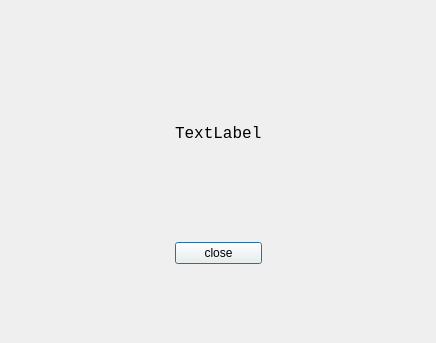
<?xml version="1.0" encoding="UTF-8"?>
<ui version="4.0">
 <class>RunIDDialog</class>
 <widget class="QDialog" name="RunIDDialog">
  <property name="geometry">
   <rect>
    <x>0</x>
    <y>0</y>
    <width>436</width>
    <height>343</height>
   </rect>
  </property>
  <property name="windowTitle">
   <string>RunId</string>
  </property>
  <property name="windowIcon">
   <iconset resource="images.qrc">
    <normaloff>:/icon1.jpg</normaloff>:/icon1.jpg</iconset>
  </property>
  <property name="styleSheet">
   <string notr="true">QDialog#RunIDDialog{
border-image: url(:/background7.jpg);
}

*{font: 12pt &quot;Courier New&quot;;}

QPushButton{background-color: rgba(255, 251, 240,50);}</string>
  </property>
  <layout class="QGridLayout" name="gridLayout">
   <item row="2" column="2">
    <widget class="QLabel" name="runIDLabel">
     <property name="font">
      <font>
       <family>Courier New</family>
       <pointsize>12</pointsize>
       <weight>50</weight>
       <italic>false</italic>
       <bold>false</bold>
      </font>
     </property>
     <property name="text">
      <string>TextLabel</string>
     </property>
    </widget>
   </item>
   <item row="0" column="2">
    <spacer name="verticalSpacer_3">
     <property name="orientation">
      <enum>Qt::Vertical</enum>
     </property>
     <property name="sizeHint" stdset="0">
      <size>
       <width>20</width>
       <height>40</height>
      </size>
     </property>
    </spacer>
   </item>
   <item row="2" column="0">
    <spacer name="horizontalSpacer_3">
     <property name="orientation">
      <enum>Qt::Horizontal</enum>
     </property>
     <property name="sizeHint" stdset="0">
      <size>
       <width>40</width>
       <height>20</height>
      </size>
     </property>
    </spacer>
   </item>
   <item row="4" column="2">
    <widget class="QPushButton" name="closeBtn">
     <property name="text">
      <string>close</string>
     </property>
    </widget>
   </item>
   <item row="3" column="2">
    <spacer name="verticalSpacer_5">
     <property name="orientation">
      <enum>Qt::Vertical</enum>
     </property>
     <property name="sizeHint" stdset="0">
      <size>
       <width>20</width>
       <height>40</height>
      </size>
     </property>
    </spacer>
   </item>
   <item row="2" column="3">
    <spacer name="verticalSpacer_2">
     <property name="orientation">
      <enum>Qt::Vertical</enum>
     </property>
     <property name="sizeHint" stdset="0">
      <size>
       <width>20</width>
       <height>40</height>
      </size>
     </property>
    </spacer>
   </item>
   <item row="2" column="4">
    <spacer name="horizontalSpacer_4">
     <property name="orientation">
      <enum>Qt::Horizontal</enum>
     </property>
     <property name="sizeHint" stdset="0">
      <size>
       <width>40</width>
       <height>20</height>
      </size>
     </property>
    </spacer>
   </item>
   <item row="2" column="1">
    <spacer name="verticalSpacer">
     <property name="orientation">
      <enum>Qt::Vertical</enum>
     </property>
     <property name="sizeHint" stdset="0">
      <size>
       <width>20</width>
       <height>40</height>
      </size>
     </property>
    </spacer>
   </item>
   <item row="1" column="2">
    <spacer name="horizontalSpacer_2">
     <property name="orientation">
      <enum>Qt::Horizontal</enum>
     </property>
     <property name="sizeHint" stdset="0">
      <size>
       <width>40</width>
       <height>20</height>
      </size>
     </property>
    </spacer>
   </item>
   <item row="4" column="3">
    <spacer name="horizontalSpacer_6">
     <property name="orientation">
      <enum>Qt::Horizontal</enum>
     </property>
     <property name="sizeHint" stdset="0">
      <size>
       <width>40</width>
       <height>20</height>
      </size>
     </property>
    </spacer>
   </item>
   <item row="4" column="1">
    <spacer name="horizontalSpacer_5">
     <property name="orientation">
      <enum>Qt::Horizontal</enum>
     </property>
     <property name="sizeHint" stdset="0">
      <size>
       <width>40</width>
       <height>20</height>
      </size>
     </property>
    </spacer>
   </item>
   <item row="5" column="2">
    <spacer name="verticalSpacer_4">
     <property name="orientation">
      <enum>Qt::Vertical</enum>
     </property>
     <property name="sizeHint" stdset="0">
      <size>
       <width>20</width>
       <height>40</height>
      </size>
     </property>
    </spacer>
   </item>
   <item row="4" column="0">
    <spacer name="horizontalSpacer">
     <property name="orientation">
      <enum>Qt::Horizontal</enum>
     </property>
     <property name="sizeHint" stdset="0">
      <size>
       <width>40</width>
       <height>20</height>
      </size>
     </property>
    </spacer>
   </item>
   <item row="4" column="4">
    <spacer name="horizontalSpacer_7">
     <property name="orientation">
      <enum>Qt::Horizontal</enum>
     </property>
     <property name="sizeHint" stdset="0">
      <size>
       <width>40</width>
       <height>20</height>
      </size>
     </property>
    </spacer>
   </item>
  </layout>
 </widget>
 <resources>
  <include location="images.qrc"/>
 </resources>
 <connections/>
</ui>
